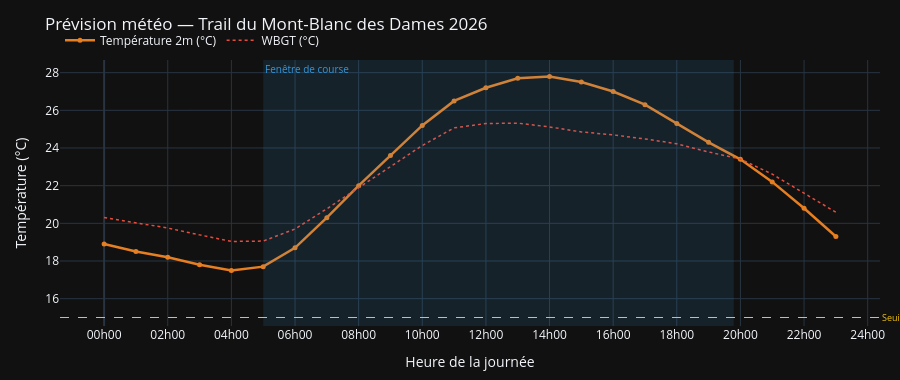

Notebook code cell kept with this figure:
### Code cell
def plot_temperature_forecast(df_weather, start_min, total_min, race_name):
    """Plot hourly temperature forecast with race window highlighted."""
    if df_weather is None:
        print("Pas de données météo disponibles.")
        return

    hours = df_weather['time'].dt.hour + df_weather['time'].dt.minute / 60
    temp  = df_weather['temperature_2m'].values
    wbgt  = df_weather['wbgt'].values

    # Fenêtre de course
    t_start_h = start_min / 60
    t_end_h   = (start_min + total_min) / 60

    fig = go.Figure()

    # Zone de course
    fig.add_vrect(
        x0=t_start_h, x1=t_end_h,
        fillcolor='rgba(52,152,219,0.12)',
        line_width=0,
        annotation_text='Fenêtre de course',
        annotation_position='top left',
        annotation_font=dict(color='#3498db', size=10),
    )

    fig.add_trace(go.Scatter(
        x=hours, y=temp,
        mode='lines+markers',
        name='Température 2m (°C)',
        line=dict(color='#e67e22', width=2.5),
        marker=dict(size=5),
        hovertemplate='%{x:.1f}h : %{y:.1f}°C<extra></extra>',
    ))

    fig.add_trace(go.Scatter(
        x=hours, y=wbgt,
        mode='lines',
        name='WBGT (°C)',
        line=dict(color='#e74c3c', width=1.5, dash='dot'),
        hovertemplate='%{x:.1f}h : WBGT=%{y:.1f}°C<extra></extra>',
    ))

    # Seuil thermique
    fig.add_hline(
        y=T_THRESHOLD,
        line=dict(color='#f1c40f', width=1, dash='dash'),
        annotation_text=f'Seuil dégradation ({T_THRESHOLD}°C)',
        annotation_position='right',
        annotation_font=dict(color='#f1c40f', size=9),
    )

    fig.update_layout(
        template='plotly_dark',
        title=f'Prévision météo — {race_name}',
        xaxis=dict(
            title='Heure de la journée',
            tickvals=list(range(0, 25, 2)),
            ticktext=[f'{h:02d}h00' for h in range(0, 25, 2)],
        ),
        yaxis=dict(title='Température (°C)'),
        height=380,
        margin=dict(t=60, b=50, l=60, r=20),
        legend=dict(orientation='h', yanchor='bottom', y=1.02),
    )
    fig.show()


plot_temperature_forecast(df_weather, start_min, summary['total_min'], RACE_NAME)

### Figure 1 — Plotly figure (JSON) as saved in the notebook; plotly's stock layout.template omitted (floating-point values rounded to 4 significant figures)
{"data": [{"hovertemplate": "%{x:.1f}h : %{y:.1f}°C<extra></extra>", "line": {"color": "#e67e22", "width": 2.5}, "marker": {"size": 5}, "mode": "lines+markers", "name": "Température 2m (°C)", "type": "scatter", "x": [0.0, 1.0, 2.0, 3.0, 4.0, 5.0, 6.0, 7.0, 8.0, 9.0, 10.0, 11.0, 12.0, 13.0, 14.0, 15.0, 16.0, 17.0, 18.0, 19.0, 20.0, 21.0, 22.0, 23.0], "y": [18.9, 18.5, 18.2, 17.8, 17.5, 17.7, 18.7, 20.3, 22.0, 23.6, 25.2, 26.5, 27.2, 27.7, 27.8, 27.5, 27.0, 26.3, 25.3, 24.3, 23.4, 22.2, 20.8, 19.3]}, {"hovertemplate": "%{x:.1f}h : WBGT=%{y:.1f}°C<extra></extra>", "line": {"color": "#e74c3c", "dash": "dot", "width": 1.5}, "mode": "lines", "name": "WBGT (°C)", "type": "scatter", "x": [0.0, 1.0, 2.0, 3.0, 4.0, 5.0, 6.0, 7.0, 8.0, 9.0, 10.0, 11.0, 12.0, 13.0, 14.0, 15.0, 16.0, 17.0, 18.0, 19.0, 20.0, 21.0, 22.0, 23.0], "y": [20.31, 20.02, 19.75, 19.39, 19.04, 19.06, 19.7, 20.77, 21.91, 23.03, 24.13, 25.07, 25.3, 25.32, 25.12, 24.85, 24.7, 24.48, 24.22, 23.79, 23.41, 22.61, 21.61, 20.59]}], "layout": {"annotations": [{"font": {"color": "#3498db", "size": 10}, "showarrow": false, "text": "Fenêtre de course", "x": 5, "xanchor": "left", "xref": "x", "y": 1, "yanchor": "top", "yref": "y domain"}, {"font": {"color": "#f1c40f", "size": 9}, "showarrow": false, "text": "Seuil dégradation (15.0°C)", "x": 1, "xanchor": "left", "xref": "x domain", "y": 15, "yanchor": "middle", "yref": "y"}], "height": 380, "legend": {"orientation": "h", "y": 1.02, "yanchor": "bottom"}, "margin": {"b": 50, "l": 60, "r": 20, "t": 60}, "shapes": [{"fillcolor": "rgba(52,152,219,0.12)", "line": {"width": 0}, "type": "rect", "x0": 5, "x1": 19.79, "xref": "x", "y0": 0, "y1": 1, "yref": "y domain"}, {"line": {"color": "#f1c40f", "dash": "dash", "width": 1}, "type": "line", "x0": 0, "x1": 1, "xref": "x domain", "y0": 15, "y1": 15, "yref": "y"}], "title": {"text": "Prévision météo — Trail du Mont-Blanc des Dames 2026"}, "xaxis": {"ticktext": ["00h00", "02h00", "04h00", "06h00", "08h00", "10h00", "12h00", "14h00", "16h00", "18h00", "20h00", "22h00", "24h00"], "tickvals": [0, 2, 4, 6, 8, 10, 12, 14, 16, 18, 20, 22, 24], "title": {"text": "Heure de la journée"}}, "yaxis": {"title": {"text": "Température (°C)"}}}}
